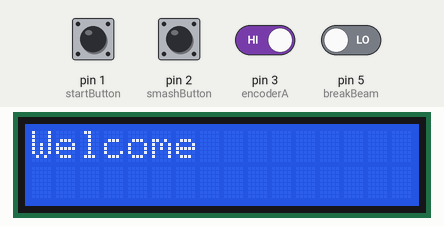
Simulated run of this sketch. Board: Arduino Uno, built with avr-gcc and run on an emulated ATmega328P. On the bench: 16×2 character LCD. The test bench sets the inputs (shaded band); at power-on: pin 3 (encoderA) HIGH, pin 1 (startButton), pin 2 (smashButton), pin 5 (breakBeam) LOW.

Above: at 1.2 s.
1.3 s: pin 1 (startButton) pulled HIGH for 0.15 s
At 1.9 s:
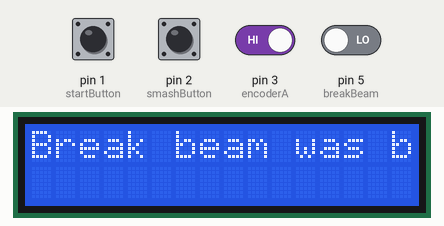
2.9 s: pin 1 (startButton) driven HIGH and pin 5 (breakBeam) driven HIGH
At 3.13 s:
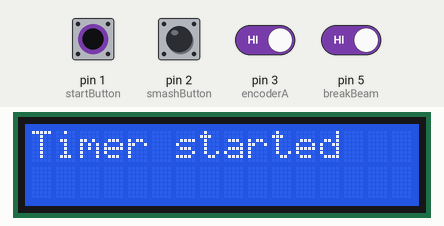
5.3 s: pin 5 (breakBeam) driven LOW
At 6.8 s:
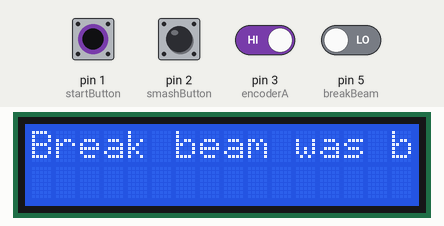
8.3 s: pin 2 (smashButton) pulled HIGH for 0.15 s
At 8.51 s:
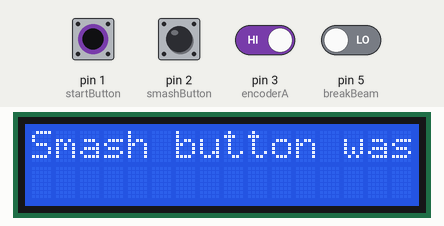
11.4 s: pin 2 (smashButton) pulled HIGH for 1 s
15.4 s: pin 2 (smashButton) pulled HIGH for 0.15 s
Timing chart, 0 to 18.4 s (numbered marks = the images above; inputs shaded):
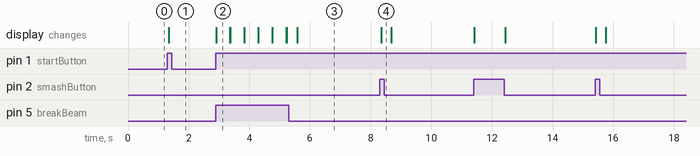

Measured:
- after the input at 1.3 s, the display: changes at once (image 1)
- after the input at 2.9 s, the display: changes at once (image 2)
- after the input at 5.3 s, the display: changes after 0.28 s (image 3)
- after the input at 8.3 s, the display: changes after 0.05 s (image 4)
- what the display in image 2 shows lasts 0.5 s, from 2.9 s to 3.4 s

The sketch:

timer_with_inputs.ino
```cpp
#include <Wire.h>
#include <LiquidCrystal_I2C.h>

#define encoderA 3
#define smashButton 2
#define startButton 1
#define breakBeam 5
#define led 13

unsigned long timerCount = 0; // variable to hold our timer info, 15 seconds
bool startTimer = false;
int counter = 0;
int aState;
int aLastState;
int completedTwist = 1; // Figure out at what increment is enough for a twist

LiquidCrystal_I2C lcd(0x27,16,2);  // set the LCD address to 0x27 for a 16 chars and 2 line display

void setup() {
  lcd.init();
  lcd.backlight();


  // Set up encoder
  pinMode(encoderA, INPUT);
  // Set up buttons
  pinMode(smashButton, INPUT);
  pinMode(startButton, INPUT);
  // Set up breakbeam
  pinMode(breakBeam, INPUT);

  lcd.print("Welcome");

}

void loop() {
  // put your main code here, to run repeatedly:

  if (digitalRead(startButton) == HIGH && !startTimer)
  {
    startTimer = true;
    timerCount = 2000 * 10; // around 8 second timer
    aLastState = digitalRead(encoderA);
    lcd.clear();
    lcd.print("Timer started");
  }
  while (timerCount != 0 && startTimer)
  {
    // decrements the counter, delays by a decisecond
    timerCount = timerCount -1;
    delay(0.5);
    if (smashClicked())
    {
      lcd.clear();
      lcd.print("Smash button was hit");
      break;
    }
    if (breakBroke())
    {
      lcd.clear();
      lcd.print("Break beam was broken");
      break;
    }
    if (twisted())
    {
      lcd.clear();
      lcd.print("Encoder twisted");
      break;
    }
  }

  if (timerCount == 0 && startTimer)
  {
    lcd.clear();
    lcd.print("You ran out of time");
  }

  startTimer = false;


}

bool smashClicked() {
  if (digitalRead(smashButton) == HIGH)
  {
    return true;
  }
  else
  {
    return false;
  }
}

bool breakBroke() {
  if (digitalRead(breakBeam) == LOW)
  {
    return true;
  }
  else
  {
    return false;
  }
}

bool twisted() {
  aState = digitalRead(encoderA);
//  lcd.clear();
//  lcd.print(aState);
//  delay(200);
  if (aState != aLastState) {
    aLastState = aState;
    return true;
  }
  else
  {
    aLastState = aState;
    return false;
  }

}
```
